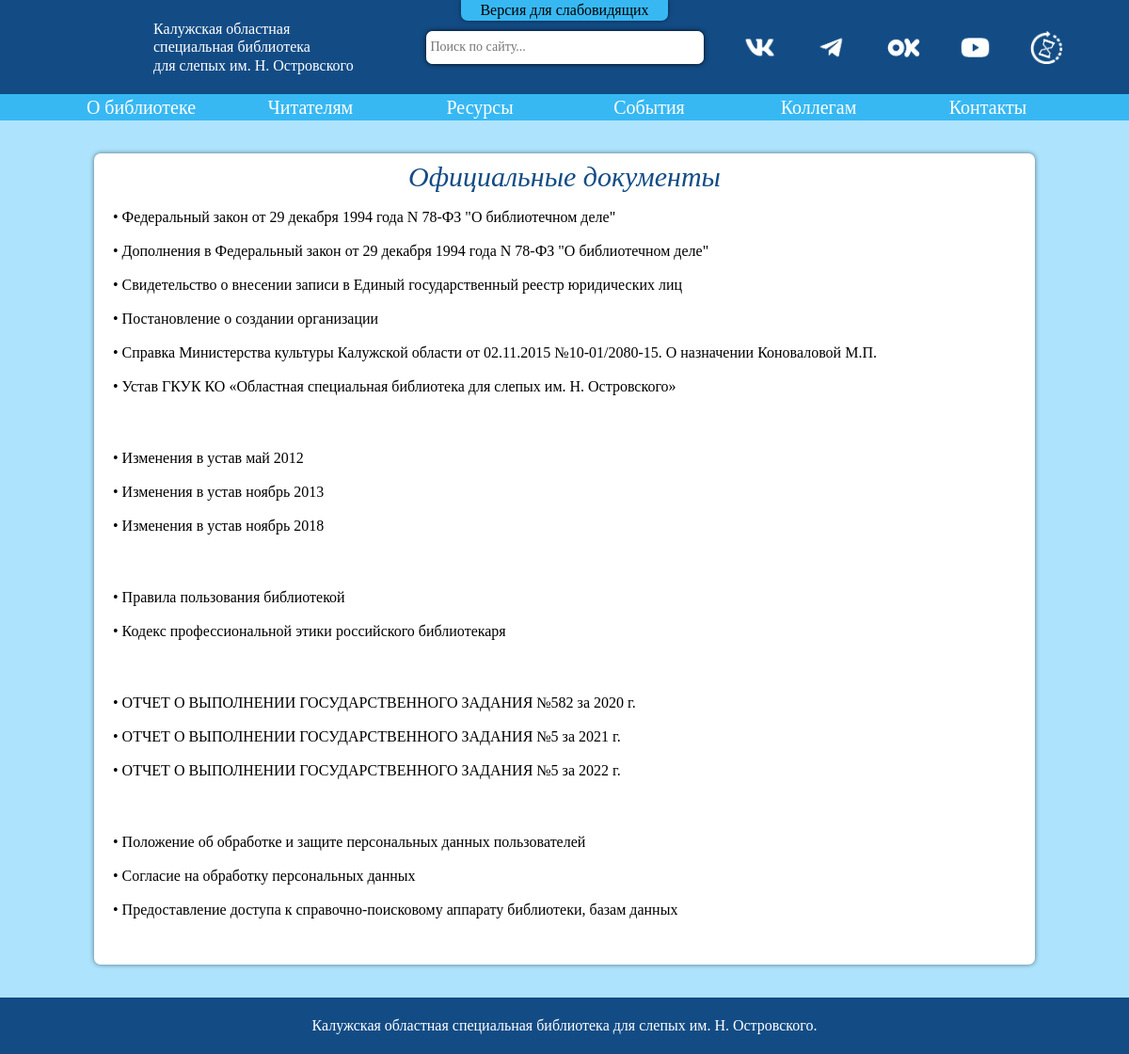
Page /about/official on the committed database.
### about/models.py (models this page shows, shortened)
class FileElement(models.Model):
    id_block = models.ForeignKey(FileBlock, to_field='id_block', on_delete=models.CASCADE)
    file_name = models.CharField(max_length=400, default=None, null=True, blank=True)
    file = models.FileField(upload_to='files/about/official')

### about/views.py (the view, shortened to what this page needs)
# urls.py: path('about/<str:name_part>', about_views.history),
def history(request, name_part = "history"):
    all_name_part = ["history", "structure", "documents", "partnership", "official", "media"]
    elem = []
    temp = []
    if name_part == "history":
        for block in HistoryBlock.objects.all().order_by('priority'):
            for element in HistoryElement.objects.filter(id_block = block.id_block).order_by('priority'):
                temp.append(ElementHistoryClass(element))
            elem.append(temp)
            temp = []
    elif name_part == "partnership":
        for block in PartnershipBlock.objects.all().order_by('priority'):
            for element in PartnershipElement.objects.filter(id_block = block.id_block).order_by('priority'):
                temp.append(ElementPartnershipClass(element))
            elem.append(temp)
            temp = []
    elif name_part == "official":
        for block in FileBlock.objects.all().order_by('priority'):
            elem.append(FileBlockClass(block))
    elif name_part == "media":
        elem = BiblioMassMedia.objects.all().order_by('priority')
    if name_part in all_name_part:
        return render(request, 'index_about.html', {"name_part":name_part, "element":elem})
    else:
        return(HttpResponsePermanentRedirect("/"))

### about/templates/index_about.html (shortened to what this page needs)
{% load static %}
<html>
  <head>
    <link rel="stylesheet" id='styles_link' href="{% static "css/global_styles_blue_about.css" %}" />
    <link rel="stylesheet" href="{% static "css/global_animations.css" %}" />
  </head>
  <body onload="show_body()"  id='body'>
  <div class="wrapper" id="wrapper">
    <header>
      <div class='header_container'>
        <div class="eyesight_container"> Версия для слабовидящих </div>
        <a name="up" class='logo_block' href="/" >
        <div class='logo_img picture'></div>
            <div class='top_name'>
              <span> Калужская областная </span>
              <span> специальная  библиотека  </span>
              <span> для слепых им. Н. Островского </span>
            </div>
          </a>
            <div class='search_block'>
              <div class="top_input_container">
                <input class='top_search_input'id='pc_search_input' type='text' placeholder="Поиск по сайту...">
                <div class="paper search_options">
                  <div class="search_option_zero">  </div>
                </div>
              </div>
            </div>
            <div class='top_buttons_block'>
              <a class='top_button'  target="_blank" href="https://vk.com/biblostrov">
                <div class='top_button_img' id='vk_button'> </div>
              </a>
              <a class='top_button'  target="_blank" href="https://t.me/biblostov">
                <div class='top_button_img' id='tg_button'> </div>
              </a>
              <a class='top_button' target="_blank" href="https://ok.ru/group/54523256438786" >
                <div class='top_button_img' id='ok_button'> </div>
              </a>
              <a class='top_button'  target="_blank" href="https://www.youtube.com/channel/UCA2C_qWCxFizkOUtimDhZrQ" >
                <div class='top_button_img' id='yt_button'> </div>
              </a>
              <a class='top_button'  target="_blank" href="http://slbook-kaluga.ru/?template=slbook_ic23" title = "Старый сайт">
                <div class='top_button_img' id='old_site'> </div>
              </a>
            </div>
          </div>
          <div class="header_menu">
            <div class="header_menu_container">
              <div class="menu_container">
                <div class="menu_button"> О библиотеке </div>
              </div>
              <div class="menu_container">
                <div class="menu_button"> Читателям </div>
              </div>
              <div class="menu_container">
                <div class="menu_button"> Ресурсы </div>
              </div>
              <div class="menu_container">
                <div class="menu_button"> События </div>
              </div>
              <div class="menu_container">
                <div class="menu_button"> Коллегам </div>
              </div>
              <div class="menu_container">
                <div class="menu_button"> Контакты </div>
              </div>
            </div>
          </div>
    </header>
    <div class="main_body" id="main_body">
        <div class="main_content" id="main_content">
          {% if name_part == "history" %}
          <div class="main_body_history">
            <h1 class="title_text">История библиотеки</h1>
            {% for elem in element %}
              {% if elem %}
                <div class="paper text_container">
                  {% for el in elem %}
                    {% if el.el_type == "title" %}
                      <span class="h_text">{{el.el_value}}</span>
                    {% elif el.el_type == "text" %}
                      <span class="text_block">{{el.el_value}}</span>
                    {% elif el.el_type == "img" %}
                      <div class="text_image">
                        <div class="text_image_container">
                          {% for img in el.el_list %}
                            <img class="paper one_image_history" src="/media/{{img.image}}" %}">
                          {% endfor %}
                        </div>
                        {% if el.el_value != None %}
                          <div class="text_image_title">
                            <span>{{el.el_value}}</span>
                          </div>
                        {% endif %}
                      </div>
                    {% endif %}
                  {% endfor %}
                </div>
              {% endif %}
            {% endfor %}
          </div>
          {% elif name_part == "documents" %}
          <div>
            <span>Documents</span>
          </div>
          {% elif name_part == "official" %}
          <div class="main_body_official paper">
            <span class="h_text">Официальные документы</span>
            {% for elem in element %}
              <div class="documents_block" >
                {% for el in elem.el_list %}
                  <a target="_blank" href="/media/{{el.file}}" class="a_block"> • {{el.file_name}} </a>
                {% endfor %}
              </div>
            {% endfor %}
          </div>
          {% endif %}
        </div>
    </div>
    <footer>
      <div class='footer_container flex'>
        <span> Калужская областная специальная библиотека для слепых им.&nbspН.&nbspОстровского. </span>
      </div>
    </footer>
  </div>
  </body>
</html>

### rows in the picture
FileElement: file_name "Федеральный закон от 29 декабря 1994 года N 78-ФЗ \"О библиотечном деле\""
FileElement: file_name "Дополнения в Федеральный закон от 29 декабря 1994 года N 78-ФЗ \"О библиотечном деле\""
FileElement: file_name "Свидетельство о внесении записи в Единый государственный реестр юридических лиц"
FileElement: file_name "Постановление о создании организации"
FileElement: file_name "Справка Министерства культуры Калужской области от 02.11.2015 №10-01/2080-15. О назначении Коноваловой М.П."
FileElement: file_name "Устав ГКУК КО «Областная специальная библиотека для слепых им. Н. Островского»"
FileElement: file_name "Изменения в устав май 2012"
FileElement: file_name "Изменения в устав ноябрь 2013"
FileElement: file_name "Изменения в устав ноябрь 2018"
FileElement: file_name "Правила пользования библиотекой"
FileElement: file_name "Кодекс профессиональной этики российского библиотекаря"
FileElement: file_name "ОТЧЕТ О ВЫПОЛНЕНИИ ГОСУДАРСТВЕННОГО ЗАДАНИЯ №582 за 2020 г."
FileElement: file_name "ОТЧЕТ О ВЫПОЛНЕНИИ ГОСУДАРСТВЕННОГО ЗАДАНИЯ №5 за 2021 г."
FileElement: file_name "ОТЧЕТ О ВЫПОЛНЕНИИ ГОСУДАРСТВЕННОГО ЗАДАНИЯ №5 за 2022 г."
FileElement: file_name "Положение об обработке и защите персональных данных пользователей"
FileElement: file_name "Согласие на обработку персональных данных"
FileElement: file_name "Предоставление доступа к справочно-поисковому аппарату библиотеки, базам данных"
